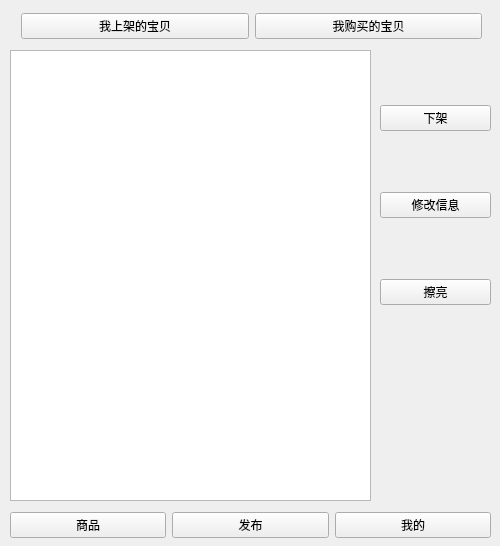
<?xml version="1.0" encoding="UTF-8"?>
<ui version="4.0">
 <class>Form</class>
 <widget class="QWidget" name="Form">
  <property name="geometry">
   <rect>
    <x>0</x>
    <y>0</y>
    <width>500</width>
    <height>546</height>
   </rect>
  </property>
  <property name="minimumSize">
   <size>
    <width>500</width>
    <height>546</height>
   </size>
  </property>
  <property name="maximumSize">
   <size>
    <width>500</width>
    <height>546</height>
   </size>
  </property>
  <property name="windowTitle">
   <string>Form</string>
  </property>
  <widget class="QWidget" name="layoutWidget">
   <property name="geometry">
    <rect>
     <x>21</x>
     <y>11</y>
     <width>461</width>
     <height>31</height>
    </rect>
   </property>
   <layout class="QHBoxLayout" name="horizontalLayout">
    <item>
     <widget class="QPushButton" name="pushButton_4">
      <property name="text">
       <string>我上架的宝贝</string>
      </property>
     </widget>
    </item>
    <item>
     <widget class="QPushButton" name="pushButton_5">
      <property name="text">
       <string>我购买的宝贝</string>
      </property>
     </widget>
    </item>
   </layout>
  </widget>
  <widget class="QWidget" name="layoutWidget">
   <property name="geometry">
    <rect>
     <x>10</x>
     <y>510</y>
     <width>481</width>
     <height>31</height>
    </rect>
   </property>
   <layout class="QHBoxLayout" name="horizontalLayout_2">
    <item>
     <widget class="QPushButton" name="pushButton_8">
      <property name="text">
       <string>商品</string>
      </property>
     </widget>
    </item>
    <item>
     <widget class="QPushButton" name="pushButton_7">
      <property name="text">
       <string>发布</string>
      </property>
     </widget>
    </item>
    <item>
     <widget class="QPushButton" name="pushButton_6">
      <property name="text">
       <string>我的</string>
      </property>
     </widget>
    </item>
   </layout>
  </widget>
  <widget class="QTableWidget" name="tableWidget">
   <property name="geometry">
    <rect>
     <x>10</x>
     <y>50</y>
     <width>361</width>
     <height>451</height>
    </rect>
   </property>
  </widget>
  <widget class="QWidget" name="">
   <property name="geometry">
    <rect>
     <x>380</x>
     <y>50</y>
     <width>111</width>
     <height>311</height>
    </rect>
   </property>
   <layout class="QVBoxLayout" name="verticalLayout">
    <item>
     <widget class="QPushButton" name="pushButton">
      <property name="text">
       <string>下架</string>
      </property>
     </widget>
    </item>
    <item>
     <widget class="QPushButton" name="pushButton_2">
      <property name="text">
       <string>修改信息</string>
      </property>
     </widget>
    </item>
    <item>
     <widget class="QPushButton" name="pushButton_3">
      <property name="text">
       <string>擦亮</string>
      </property>
     </widget>
    </item>
   </layout>
  </widget>
 </widget>
 <resources/>
 <connections>
  <connection>
   <sender>pushButton_8</sender>
   <signal>clicked()</signal>
   <receiver>Form</receiver>
   <slot>showIndex()</slot>
   <hints>
    <hint type="sourcelabel">
     <x>94</x>
     <y>534</y>
    </hint>
    <hint type="destinationlabel">
     <x>60</x>
     <y>444</y>
    </hint>
   </hints>
  </connection>
  <connection>
   <sender>pushButton_7</sender>
   <signal>clicked()</signal>
   <receiver>Form</receiver>
   <slot>showRelease()</slot>
   <hints>
    <hint type="sourcelabel">
     <x>209</x>
     <y>536</y>
    </hint>
    <hint type="destinationlabel">
     <x>194</x>
     <y>443</y>
    </hint>
   </hints>
  </connection>
  <connection>
   <sender>pushButton</sender>
   <signal>clicked()</signal>
   <receiver>Form</receiver>
   <slot>downObject()</slot>
   <hints>
    <hint type="sourcelabel">
     <x>414</x>
     <y>120</y>
    </hint>
    <hint type="destinationlabel">
     <x>398</x>
     <y>93</y>
    </hint>
   </hints>
  </connection>
  <connection>
   <sender>pushButton_2</sender>
   <signal>clicked()</signal>
   <receiver>Form</receiver>
   <slot>alterObject()</slot>
   <hints>
    <hint type="sourcelabel">
     <x>410</x>
     <y>210</y>
    </hint>
    <hint type="destinationlabel">
     <x>395</x>
     <y>158</y>
    </hint>
   </hints>
  </connection>
  <connection>
   <sender>pushButton_3</sender>
   <signal>clicked()</signal>
   <receiver>Form</receiver>
   <slot>renewObject()</slot>
   <hints>
    <hint type="sourcelabel">
     <x>426</x>
     <y>298</y>
    </hint>
    <hint type="destinationlabel">
     <x>392</x>
     <y>237</y>
    </hint>
   </hints>
  </connection>
  <connection>
   <sender>pushButton_5</sender>
   <signal>clicked()</signal>
   <receiver>Form</receiver>
   <slot>showBuy()</slot>
   <hints>
    <hint type="sourcelabel">
     <x>366</x>
     <y>30</y>
    </hint>
    <hint type="destinationlabel">
     <x>379</x>
     <y>46</y>
    </hint>
   </hints>
  </connection>
 </connections>
 <slots>
  <slot>showIndex()</slot>
  <slot>showRelease()</slot>
  <slot>downObject()</slot>
  <slot>alterObject()</slot>
  <slot>renewObject()</slot>
  <slot>showBuy()</slot>
 </slots>
</ui>
